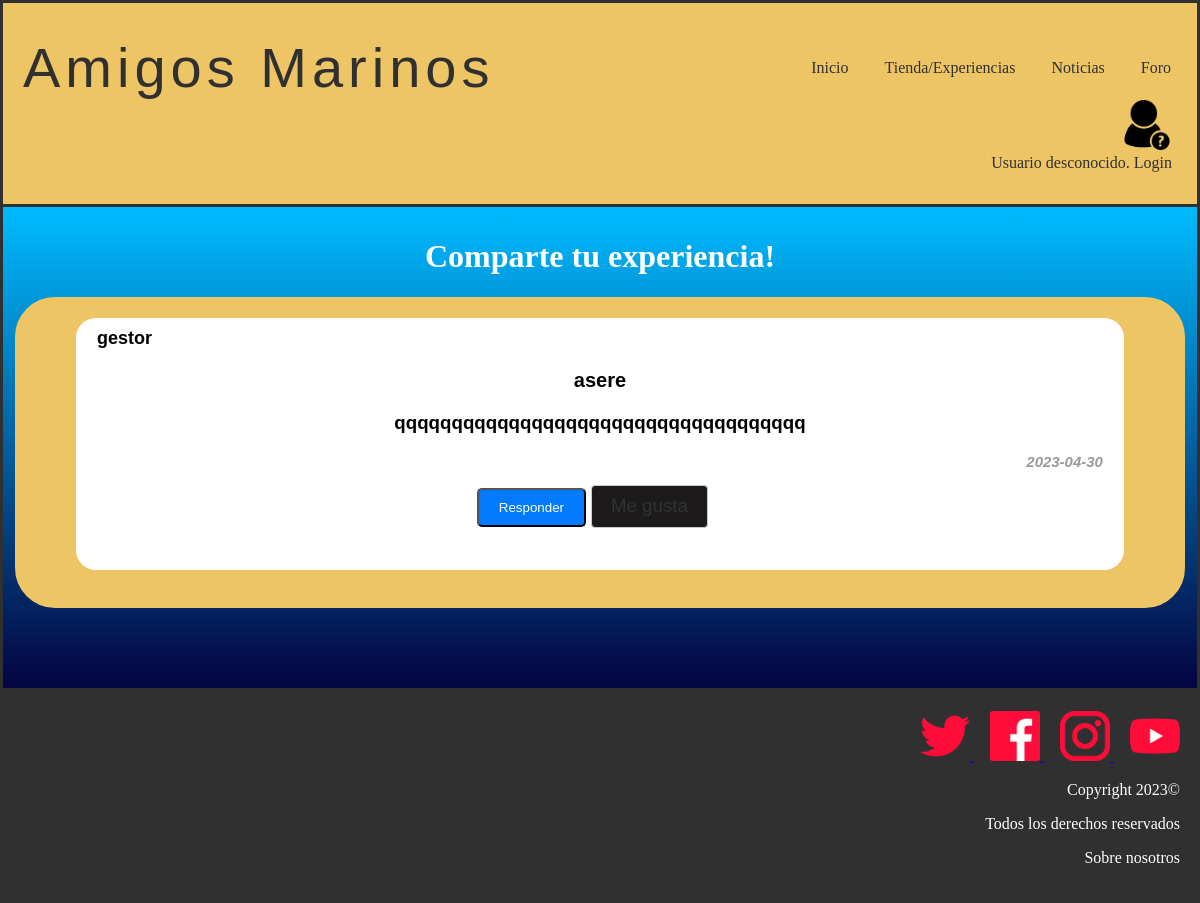
Before: /foro.php with the older database file.
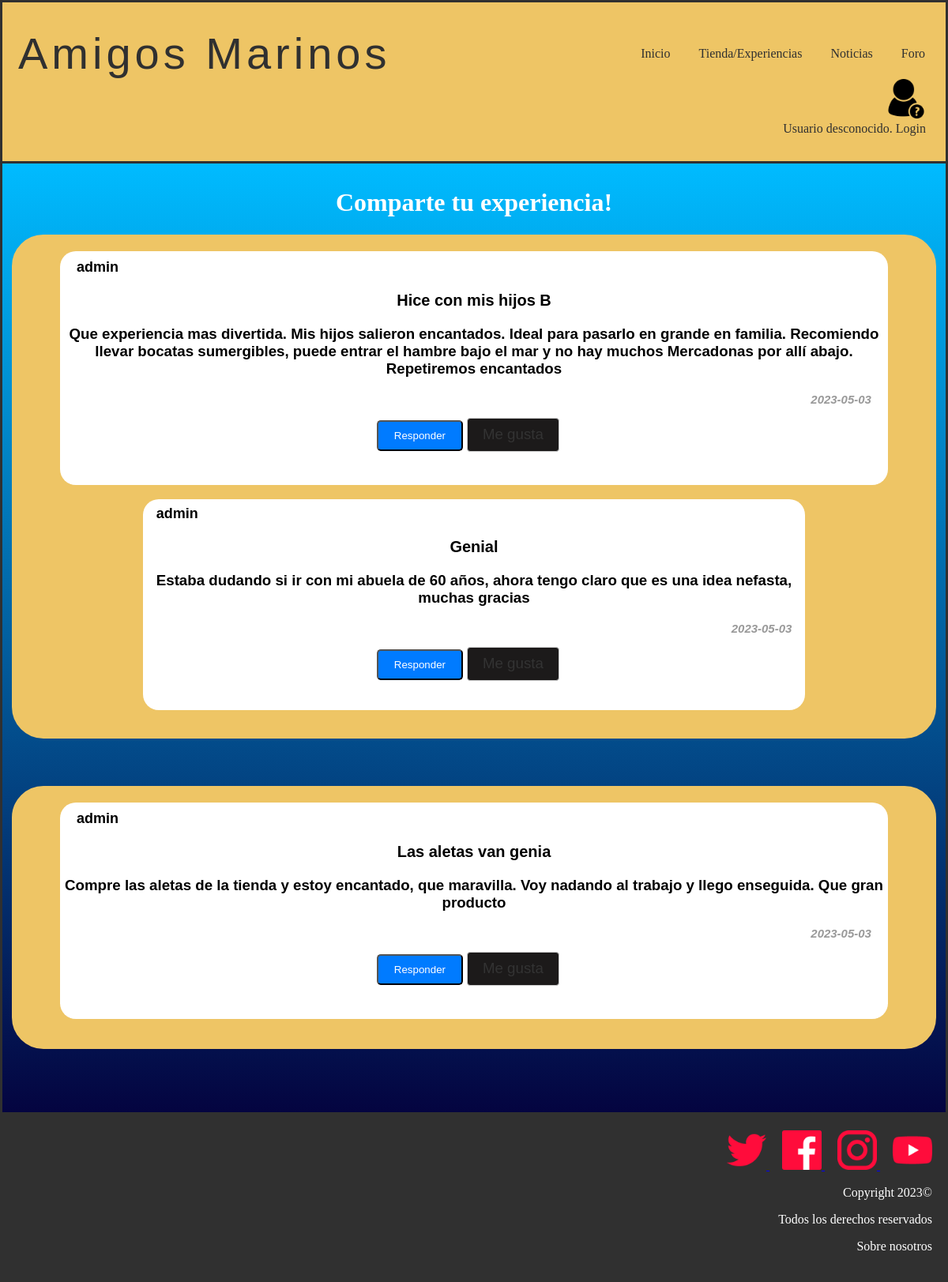
After: the same page with the newer database file.
### tables this page shows
CREATE TABLE IF NOT EXISTS `comentario` (
  `id` int(11) NOT NULL AUTO_INCREMENT,
  `titulo` varchar(20) NOT NULL,
  `usuario` varchar(15) NOT NULL,
  `padre` int(11) DEFAULT NULL,
  `contenido` text NOT NULL,
  `fecha_de_creacion` date NOT NULL,
  `me_gusta` int(11) NOT NULL,
  PRIMARY KEY (`id`),
  UNIQUE KEY `Titulo` (`titulo`),
  KEY `Usuario` (`usuario`)
);

### includes/comentario.php (called while the page is built, shortened)
<?php
class comentario{
private $id;
private $usuario;
private $padre;
private $contenido;
private $fecha_de_creacion;
private $titulo;
public function __construct($id=null,$titulo,$usuario,$padre,$contenido,$fecha_de_creacion, $meGusta){
    $this->id=$id;
    $this->titulo=$titulo;
    $this->usuario=$usuario;
    $this->padre=$padre;
    $this->contenido=$contenido;
    $this->fecha_de_creacion=$fecha_de_creacion;
}
public static function cargarComentarios(){
    $comentarios=[];
    $conn = Aplicacion::getInstance()->getConexionBd();
    $query = sprintf("SELECT * FROM comentario ORDER BY me_gusta DESC");
    $resultado = mysqli_query($conn, $query);
    $i = 0;
    if(mysqli_num_rows($resultado) > 0){
        while($fila = $resultado->fetch_assoc()){
            $comentarios[$i] = new comentario($fila["id"], $fila["titulo"], $fila["usuario"], $fila["padre"], $fila["contenido"], $fila["fecha_de_creacion"], $fila["me_gusta"]);
            $i++;
        }
    }
    return $comentarios;
}
public function getUsuario(){
    return $this->usuario;
}
public function getTitulo(){
    return $this->titulo;
}
public function getContenido(){
    return $this->contenido;
}
public function getFecha(){
    return $this->fecha_de_creacion;
}
public function getPadre(){
    return $this->padre;
}
public function getId(){
    return $this->id;
}
    public function cargarRespuestas(){
        $comentarios = [];
        $conn = Aplicacion::getInstance()->getConexionBd();
        $query = sprintf("SELECT * FROM comentario WHERE padre='%d'", $this->id);
        $rs = $conn->query($query);
        $i = 0;
        if(mysqli_num_rows($rs) > 0){
            while($fila = $rs->fetch_assoc()){
                $comentarios[$i] = new comentario($fila["id"], $fila["titulo"], $fila["usuario"], $fila["padre"], $fila["contenido"], $fila["fecha_de_creacion"], $fila["me_gusta"]);
                $i++;
            }
            return $comentarios;
        }
        else{
            return false;
        }
    }
}
?>

### foro.php (the view, shortened to what this page needs)
<?php
    require_once './includes/comentario.php';
?>
<?php
    function mostrarComentario($comentario, $nivel){
        ?>
            <div class="hilo">
                <div class="comment-box">
                    <p class="user-name"><?php echo $comentario->getUsuario();
                    echo '<h3><'. $comentario->getUsuario() .'</h3>';?></p>
                    <h3 class="comment-title"><?php echo $comentario->getTitulo()?></h3>
                    <p class="comment-text"><?php echo $comentario->getContenido()?></p>
                    <p class="created-at"><?php echo $comentario->getFecha()?></p>
                    <button onclick="mostrarFormRespuesta('<?php echo $comentario->getId(); ?>')">Responder</button>
                    <button class="like-btn" onclick="darMeGusta('<?php echo $comentario->getId();?>')">Me gusta</button>
                    <?php echo '<span id="contador-me-gusta-'.$comentario->getId().'">'.$comentario->getMeGusta().'</span>'?>
                </div>
                <span class="like-count"><?php $comentario->getMeGusta()?></span>
            </div>
            <div class="respuestas">
                <?php
                $respuestas = $comentario->cargarRespuestas();
                if($respuestas!=false){
                    foreach($respuestas as $respuesta){
                        ?>
                        <div class="container_respuesta">
                        <?php
                        $nivNuevo = $nivel + 1;
                        mostrarComentario($respuesta, $nivNuevo);
                        ?>
                        </div>
                        <?php
                    }
                }?>
            </div>
        <?php
    }
?>
<!DOCTYPE html>
<html>
    <head>
        <link rel="stylesheet" type="text/css" href="./css/style.css"/>
    </head>
    <body>
        <?php
            require ('./includes/comun/cabecera.php');
        ?>
        <main>
            <div class="container">
                <h1>Comparte tu experiencia!</h1>
                <?php
                    $comentarios = comentario::cargarComentarios();
                    foreach($comentarios as $comentario)
                    {
                        if($comentario->getPadre() == 0)
                        {
                            echo "<div class='conversacion'>";
                            mostrarComentario($comentario, 0);
                            echo "</div>";
                        }
                    }
                    ?>
            </div>
        </main>
        <?php
            require('./includes/comun/pie.php');
        ?>
</html>

### includes/comun/cabecera.php (shortened to what this page needs)
<?php
function reconocerUsuario() {
  if (isset($_SESSION["login"]) && ($_SESSION["login"]===true)){
    echo'Rol: '.Usuario::getNombreRol($_SESSION['rol']);
    $level=level::getLevel($_SESSION["puntos"]);
    if($level == level::cangrejo){
      echo '<form method="post" action="micuenta.php">
      <input type="image" src="./img/cangrejo.jpg" name="boton" width="50" alt="Botón icono cangrejo"  height="50" />
      </form>';
      echo 'Bienvenido ' . $_SESSION['nombre'] . '! ';
      echo '<a href="logout.php">(salir)</a>';
    }
    else if($level == level::delfin){
      echo '<form method="post" action="micuenta.php">
      <input type="image" src="./img/delfin.jpg" name="boton" width="50" alt="Botón icono delfin"  height="50" />
      </form>';
      echo 'Bienvenido ' . $_SESSION['nombre'] . '! ';
      echo '<a href="logout.php">(salir)</a>';
    }
    else if($level == level::megalodon){
      echo '<form method="post" action="micuenta.php">
      <input type="image" src="./img/tiburon.jpg" name="boton" width="50" alt="Botón icono tiburon"  height="50" />
      </form>';
      echo 'Bienvenido ' . $_SESSION['nombre'] . '! ';
      echo '<a href="logout.php">(salir)</a>';
    }
    else if($level == level::poseidon){
      echo '<form method="post" action="micuenta.php">
      <input type="image" src="./img/poseidon.jpg" name="boton" width="50" alt="Botón icono poseidon"  height="50" />
      </form>';
      echo 'Bienvenido ' . $_SESSION['nombre'] . '! ';
      echo '<a href="logout.php">(salir)</a>';
    }
  } else {
    echo '<form method="post" action="login.php">
    <input type="image" src="./img/usuariodesconocido.jpg" name="boton" width="50" alt="Botón para ir a login"  height="50" />
    </form>';
    echo 'Usuario desconocido. ';
    echo '<a href="login.php">Login </a>';
  }
}
?>
<header class ="header">
  <div class="cont logo-nav-cont" >
    <a class="logo">Amigos Marinos</a>
    <nav class="navigation">
          <ul>
            <li><a href="index.php ">Inicio</a></li>
            <li><a href="tienda.php">Tienda/Experiencias</a></li>
            <li><a href="mostrarnoticias.php">Noticias</a></li>
            <li><a href="foro.php">Foro</a></li>
      </nav>
    </div>
		<div class="login" >
		 <?php
		reconocerUsuario();
		?>
		</div>
</header>

### includes/comun/pie.php (shortened to what this page needs)
<footer>
<div id="footer">
    <div id="menuFooter">
        <div id="redes-sociales">
            <div class="ops-v">
                <a href="https://media.biobiochile.cl/wp-content/uploads/2019/05/bikini-bottom.jpeg">
                <img src="img/twitter.png" alt="twitter">
                </a>
                <a href="https://www.facebook.com/profile.php?id=100088652318580">
                <img src="img/facebook.png" alt="facebook">
                </a>
                <a href="https://www.instagram.com/amigosmarinos_oficial/?next=%2Famigosmarinos_oficial%2F">
                <img src="img/instagram.png" alt="instagram">
                </a>
                <a href="https://www.youtube.com/watch?v=_Q5YWM2I9_U&t=5889s&ab_channel=M%C3%BAsicadelMundo">
                <img src="img/youtube.png" alt="youtube">
                </a>
            </div>
        </div>
        <div id="copyright">
            <p>Copyright 2023©</p>
            <p>Todos los derechos reservados</p>
        </div>
        <div id="sobre-nosotros">
            <p><a id="link" href="miembros.php">Sobre nosotros</a></p>
        </div>
    </div>
</div>
</footer>

### css/style.css (style rules this page uses)
body { color: white; background-color: white; text-align: center; margin: auto; }
.container { background-image: linear-gradient(to bottom,#00bbff, #040440); border: 3px solid #303030; padding-top: 10px; padding-bottom: 20px; }
button { background-color: #007bff; color:#ffffff; padding:10px 20px; border-radius:5px; }
img { width :50px; height :50px; border :5px; }
footer { clear: both; padding: 20px; background-color: #303030; color: white; text-align: right; }
.header { background-color: #eec565; color:#303030; border: 3px solid #303030; border-bottom: none; padding:2rem 0; }
.header a { color:#303030; text-decoration:none; }
.logo { letter-spacing: 5px; font-size: 3.5em; font-family:Impact, Haettenschweiler, 'Arial Narrow Bold', sans-serif; margin-left: 20px; max-width: 100%; max-height: 100%; }
.logo-nav-cont { display: flex; justify-content: space-between; align-items: center; margin-right: 10px; }
.navigation ul { margin: 0; padding: 0; list-style: none; }
.navigation ul li { display:inline-block; }
.navigation ul li a { display: block; padding: 0.5rem 1rem; transition: all 0.4s linear; border-radius: 5px; }
.login { text-align: right; margin-right: 25px; }
#link { color:white; text-decoration: none; }
input[type="text"], input[type="email"], input::placeholder, input[type="password"],textarea,input[type="number"],input[type="password"] { background-color: transparent; border: none; font-size: 25px; border-bottom: 2px solid #fff; color: #fff; text-align: center; text-shadow: 2px 2px 4px rgba(0, 0, 0, 0.5); }
.comment-box { width: 100%; height: 10%; background: #fff; font-family: sans-serif; justify-content: center; align-items: center }
.user-name { font-weight: bold; font-size: 18px; color:black; text-align: left; margin-left: 2%; padding-top: 1%; }
.created-at { font-style: italic; font-size: 0.8em; color: #999; text-align: right; margin-right: 2%; }
.like-btn { background-color: #1c1a1a; border: 1px solid #ccc; border-radius: 4px; color: #333; font-size: 1em; padding: 0.5em 1em; text-decoration: none; cursor: pointer; display: inline-flex; align-items: center; justify-content: center; }
.comment-text { color:black; }
.comment-title { color:black; font-size: 20px; }
.container_respuesta { max-width: 80%; margin-left: 10%; }
.comment-box { max-width: 90%; margin-left: 5%; border-radius: 20px; padding-bottom: 2%; }
.conversacion { border: 3px solid #eec565; border-radius: 40px; background-color: #eec565; margin-bottom: 5%; margin-left: 1%; margin-right: 1%; padding-bottom: 2%; }

Changed rows visible on the page:
removed comentario: usuario "gestor", titulo "asere", contenido "qqqqqqqqqqqqqqqqqqqqqqqqqqqqqqqqqqqq", fecha_de_creacion "2023-04-30", shown under "Comparte tu experiencia!"
added comentario: usuario "admin", titulo "Hice con mis hijos B", contenido "Que experiencia mas divertida. Mis hijos salieron encantados. Ideal para pasarlo en grande en familia. Recomiendo llevar bocatas sumergibles, puede entrar el hambre bajo el mar y no hay muchos Mercadonas por allí abajo. Repetiremos encantados", fecha_de_creacion "2023-05-03", shown under "Comparte tu experiencia!"
added comentario: usuario "admin", titulo "Genial", contenido "Estaba dudando si ir con mi abuela de 60 años, ahora tengo claro que es una idea nefasta, muchas gracias", fecha_de_creacion "2023-05-03"
added comentario: usuario "admin", titulo "Las aletas van genia", contenido "Compre las aletas de la tienda y estoy encantado, que maravilla. Voy nadando al trabajo y llego enseguida. Que gran producto", fecha_de_creacion "2023-05-03", shown under "Comparte tu experiencia!"
